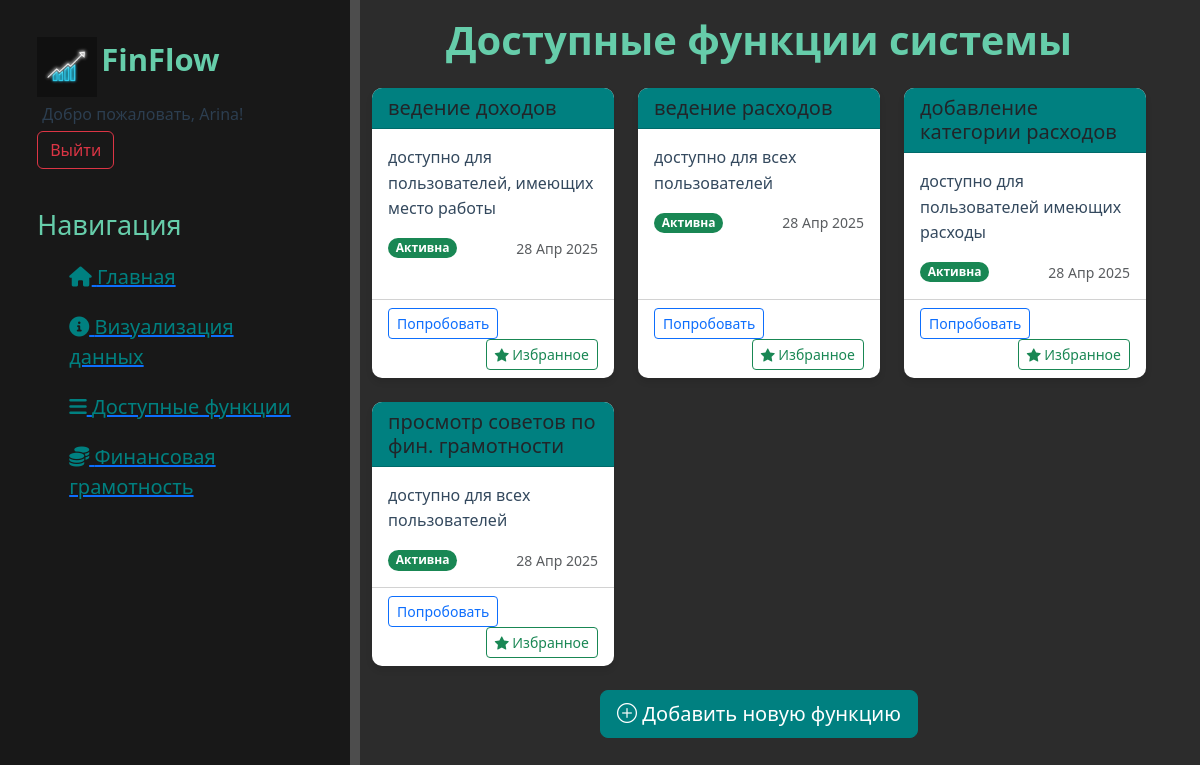
Page /news/news/ (signed in) on the committed database.
### news/models.py (models this page shows, shortened)
class Features(models.Model):
    name = models.CharField(max_length=100, verbose_name='Название функции')
    description = models.TextField(verbose_name='Описание')
    created_at = models.DateTimeField(auto_now_add=True, verbose_name='Дата создания')
    is_active = models.BooleanField(default=True, verbose_name='Активна')

### news/views.py (the view)
# urls.py: path('news/', views.news_home, name='news_home'),
def news_home(request):
    features = Features.objects.all()
    return render(request, 'news/features.html', {'features': features})

### news/templates/news/features.html (shortened to what this page needs)
{% extends 'main/layout.html' %}
{% block content %}
<div class="container mt-0 pt-3">
     <h1 class="text-center mb-4" style="font-weight: 600;
    color: #66CDAA;">Доступные функции системы</h1>
    <div class="row row-cols-1 row-cols-md-2 row-cols-lg-3 g-4">
        {% for feature in features %}
        <div class="col">
            <div class="card feature-card h-100 {% if not feature.is_active %}card-inactive{% endif %}">
                <div class="card-header" style="background-color: #008080;">
                    <h5 class="card-title mb-0">{{ feature.name }}</h5>
                </div>
                <div class="card-body">
                    <p class="card-text">{{ feature.description }}</p>
                    <div class="d-flex justify-content-between align-items-center">
                        <span class="badge rounded-pill {% if feature.is_active %}bg-success{% else %}bg-secondary{% endif %}">
                            {% if feature.is_active %}Активна{% else %}Отключена{% endif %}
                        </span>
                        <small class="text-muted">{{ feature.created_at|date:"d M Y" }}</small>
                    </div>
                </div>
                <div class="card-footer bg-transparent">
                    <a href="{% url 'about' %}" class="btn btn-outline-primary btn-sm">Попробовать</a>
                    <button class="btn btn-outline-success btn-sm float-end">
                        <i class="bi bi-star-fill"></i> Избранное
                    </button>
                </div>
            </div>
        </div>
        {% empty %}
        <div class="col-12">
            <div class="alert alert-info text-center">
                <i class="bi bi-info-circle-fill"></i> Функции еще не добавлены
            </div>
        </div>
        {% endfor %}
    </div>
    <div class="text-center mt-4">
        <a href="{% url 'create_feature' %}" class="btn btn-primary btn-lg" style="background-color: #008080; border-color: #008080;">
            <i class="bi bi-plus-circle"></i> Добавить новую функцию
        </a>
    </div>
</div>
{% endblock %}

### main/templates/main/layout.html (shortened to what this page needs)
<!DOCTYPE html>
{% load static %}
<html lang="ru">
<head>
    <link rel="stylesheet" href="https://cdn.jsdelivr.net/npm/bootstrap@5.3.3/dist/css/bootstrap.min.css">
    <link rel="stylesheet" href="{% static 'main/css/main.css' %}">
    <link rel="stylesheet" href="https://cdnjs.cloudflare.com/ajax/libs/font-awesome/6.0.0-beta3/css/all.min.css">
    <link rel="stylesheet" href="https://cdn.jsdelivr.net/npm/bootstrap-icons@1.8.0/font/bootstrap-icons.css">
</head>
<body>
    <aside>
        <img src="{% static 'main/img/pic.JPG' %}" alt="Logo">
        <span class="logo">FinFlow</span>
{% if user.is_authenticated %}
    <span class="welcome-message">Добро пожаловать, {{ user.username }}!</span>
    <form action="{% url 'logout' %}" method="post" style="display: inline;">
        <button type="submit" class="btn btn-outline-danger">Выйти</button>
    </form>
{% else %}
    <div class="auth-buttons">
        <a href="{% url 'login' %}" class="btn btn-outline-primary" style=" border-color: #008080; color: #fff;">Войти</a>
        <a href="{% url 'register' %}" class="btn btn-primary" style="background-color: #008080; border-color: #008080;">Регистрация</a>
    </div>
{% endif %}
        <h3>Навигация</h3>
        <ul>
            <a href="{% url 'home' %}"><li><i class="fa-solid fa-house"></i> Главная</li></a>
            <a href="{% url 'about' %}"><li><i class="fa-solid fa-circle-info"></i> Визуализация данных</li></a>
            <a href="{% url 'news_home' %}"><li><i class="fa-solid fa-bars"></i> Доступные функции</li></a>
            <a href="{% url 'financial_tips' %}"><li><i class="fa-solid fa-coins"></i> Финансовая грамотность</li></a>
        </ul>
    </aside>
    <main>
        {% block content %}
        {% endblock %}
    </main>
</body>
</html>

### main/static/main/css/main.css (style rules this page uses)
body { background: #2c2c2c; }
aside { float:left; background: #181818; width: 30%; padding: 3.1%; height: 200vh; color: #66CDAA; border-right: 10px solid #4d4d4d; }
aside img { width: 60px; float: left; }
aside .logo { font-size: 31px; margin-left: 4px; font-weight: bold; position: relative; top: -1px; }
aside h3 { margin-top: 40px; font-size: 27px; }
aside ul { list-style: none }
aside ul li { color: #008080; display: block; margin-top: 20px; font-size: 20px; transition: transform .6s ease; }
.feature-card { border-radius: 10px; box-shadow: 0 4px 6px rgba(0, 0, 0, 0.1); transition: transform 0.3s ease, box-shadow 0.3s ease; border: none; }
.card-header { border-radius: 10px 10px 0 0 !important; }
.btn-outline-primary { transition: all 0.3s; }
.welcome-message { display: inline-block; margin-right: 10px; padding: 5px 5px; font-size: 16px; font-weight: 500; color: #2c3e50; margin-top: 0px; border-radius: 4px; }
main .card-text { color: #34495e; line-height: 1.6; }

### rows in the picture
Features: name "ведение доходов", description "доступно для пользователей, имеющих место работы", is_active "Активна", created_at "28 Апр 2025"
Features: name "ведение расходов", description "доступно для всех пользователей", is_active "Активна", created_at "28 Апр 2025"
Features: name "добавление категории расходов", description "доступно для пользователей имеющих расходы", is_active "Активна", created_at "28 Апр 2025"
Features: name "просмотр советов по фин. грамотности", description "доступно для всех пользователей", is_active "Активна", created_at "28 Апр 2025"

### other values in the picture
{{ user.username }} "Arina"
